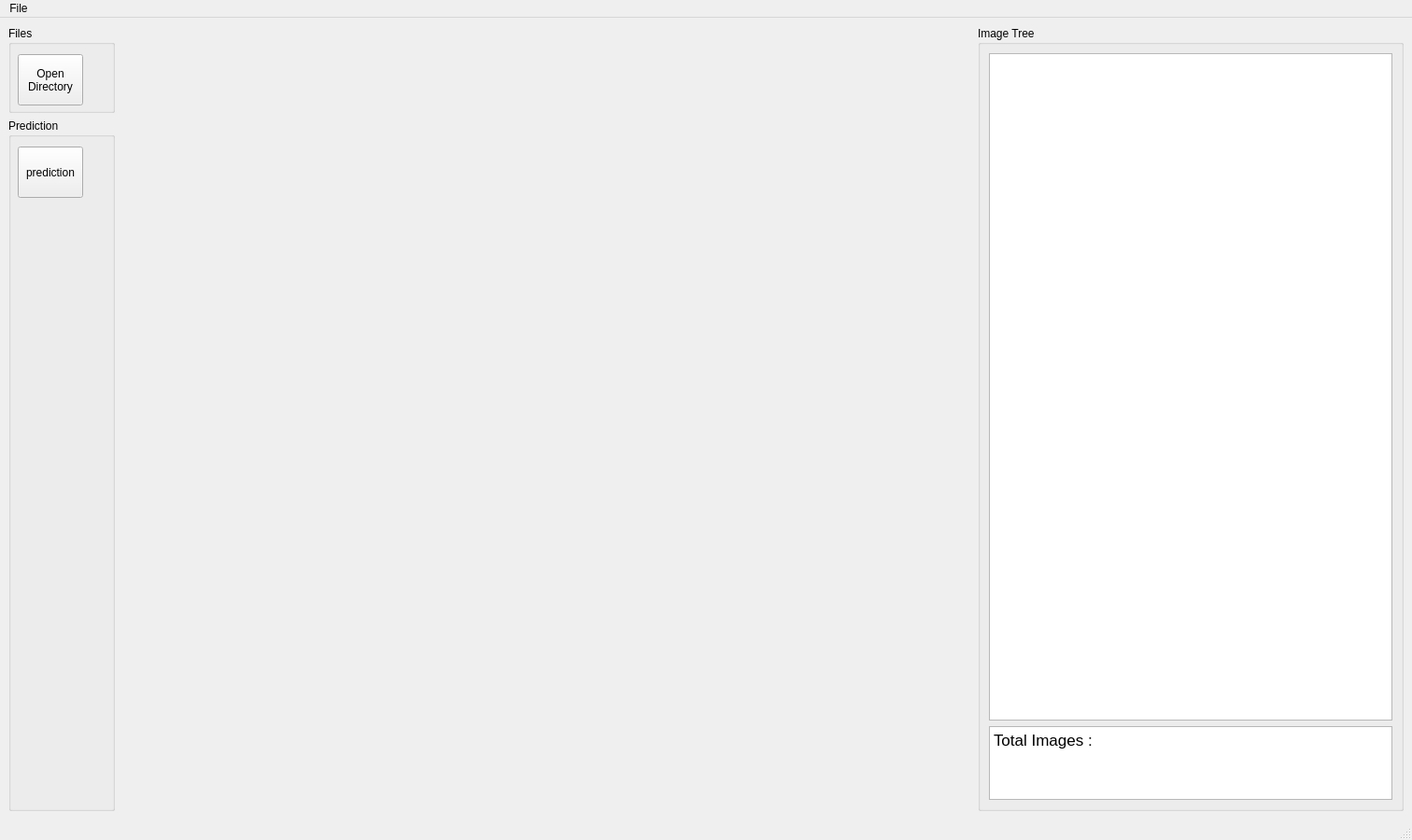
<?xml version="1.0" encoding="UTF-8"?>
<ui version="4.0">
 <class>SemiLabeling</class>
 <widget class="QMainWindow" name="SemiLabeling">
  <property name="geometry">
   <rect>
    <x>0</x>
    <y>0</y>
    <width>1512</width>
    <height>900</height>
   </rect>
  </property>
  <property name="minimumSize">
   <size>
    <width>1200</width>
    <height>900</height>
   </size>
  </property>
  <property name="windowTitle">
   <string>SemiLabeling</string>
  </property>
  <property name="styleSheet">
   <string notr="true"/>
  </property>
  <widget class="QWidget" name="centralwidget">
   <layout class="QHBoxLayout" name="horizontalLayout" stretch="1,8,4">
    <item>
     <layout class="QVBoxLayout" name="verticalLayout_4" stretch="1,8">
      <property name="rightMargin">
       <number>0</number>
      </property>
      <item>
       <widget class="QGroupBox" name="groupBox_7">
        <property name="styleSheet">
         <string notr="true"/>
        </property>
        <property name="title">
         <string>Files</string>
        </property>
        <widget class="QToolButton" name="toolButton_7">
         <property name="geometry">
          <rect>
           <x>10</x>
           <y>30</y>
           <width>70</width>
           <height>55</height>
          </rect>
         </property>
         <property name="text">
          <string>Open
Directory</string>
         </property>
        </widget>
       </widget>
      </item>
      <item>
       <widget class="QGroupBox" name="groupBox">
        <property name="styleSheet">
         <string notr="true"/>
        </property>
        <property name="title">
         <string>Prediction</string>
        </property>
        <widget class="QToolButton" name="toolButton_5">
         <property name="geometry">
          <rect>
           <x>10</x>
           <y>30</y>
           <width>70</width>
           <height>55</height>
          </rect>
         </property>
         <property name="text">
          <string>prediction</string>
         </property>
        </widget>
       </widget>
      </item>
     </layout>
    </item>
    <item>
     <widget class="QLabel" name="image_label">
      <property name="styleSheet">
       <string notr="true"/>
      </property>
      <property name="text">
       <string/>
      </property>
     </widget>
    </item>
    <item>
     <layout class="QVBoxLayout" name="verticalLayout_5" stretch="4">
      <item>
       <widget class="QGroupBox" name="groupBox_5">
        <property name="styleSheet">
         <string notr="true"/>
        </property>
        <property name="title">
         <string>Image Tree</string>
        </property>
        <layout class="QVBoxLayout" name="verticalLayout_6" stretch="9,1">
         <item>
          <widget class="QTreeView" name="treeView"/>
         </item>
         <item>
          <widget class="QTextBrowser" name="textBrowser">
           <property name="sizePolicy">
            <sizepolicy hsizetype="Minimum" vsizetype="Minimum">
             <horstretch>0</horstretch>
             <verstretch>0</verstretch>
            </sizepolicy>
           </property>
           <property name="minimumSize">
            <size>
             <width>100</width>
             <height>30</height>
            </size>
           </property>
           <property name="html">
            <string>&lt;!DOCTYPE HTML PUBLIC &quot;-//W3C//DTD HTML 4.0//EN&quot; &quot;http://www.w3.org/TR/REC-html40/strict.dtd&quot;&gt;
&lt;html&gt;&lt;head&gt;&lt;meta name=&quot;qrichtext&quot; content=&quot;1&quot; /&gt;&lt;style type=&quot;text/css&quot;&gt;
p, li { white-space: pre-wrap; }
&lt;/style&gt;&lt;/head&gt;&lt;body style=&quot; font-family:'.AppleSystemUIFont'; font-size:13pt; font-weight:400; font-style:normal;&quot;&gt;
&lt;p style=&quot; margin-top:0px; margin-bottom:0px; margin-left:0px; margin-right:0px; -qt-block-indent:0; text-indent:0px;&quot;&gt;Total Images : &lt;/p&gt;&lt;/body&gt;&lt;/html&gt;</string>
           </property>
          </widget>
         </item>
        </layout>
       </widget>
      </item>
     </layout>
    </item>
   </layout>
  </widget>
  <widget class="QMenuBar" name="menubar">
   <property name="geometry">
    <rect>
     <x>0</x>
     <y>0</y>
     <width>1512</width>
     <height>37</height>
    </rect>
   </property>
   <widget class="QMenu" name="menuFile">
    <property name="title">
     <string>File</string>
    </property>
    <addaction name="actionShow_Image"/>
    <addaction name="separator"/>
    <addaction name="actionSave_Indexed_Mask"/>
   </widget>
   <addaction name="menuFile"/>
  </widget>
  <widget class="QStatusBar" name="statusbar"/>
  <action name="actionShow_Image_Counts">
   <property name="text">
    <string>Show Image Counts</string>
   </property>
  </action>
  <action name="actionShow_Image">
   <property name="text">
    <string>Show Image</string>
   </property>
  </action>
  <action name="actionSave_Indexed_Mask">
   <property name="checkable">
    <bool>true</bool>
   </property>
   <property name="checked">
    <bool>true</bool>
   </property>
   <property name="text">
    <string>Save Indexed Mask</string>
   </property>
  </action>
 </widget>
 <resources/>
 <connections/>
</ui>
